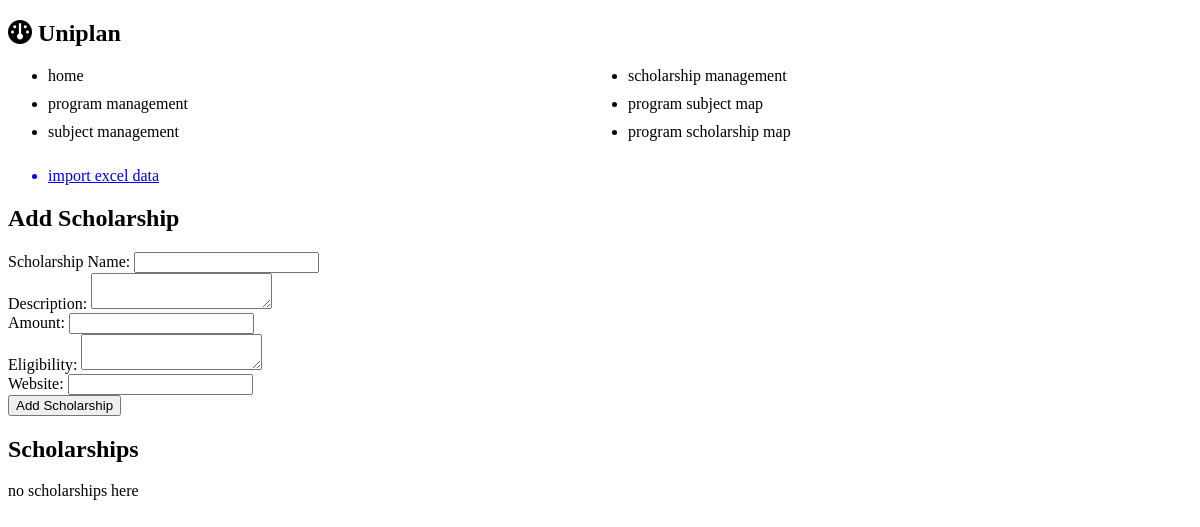
/scholarships, run on an earlier commit of the app's database.
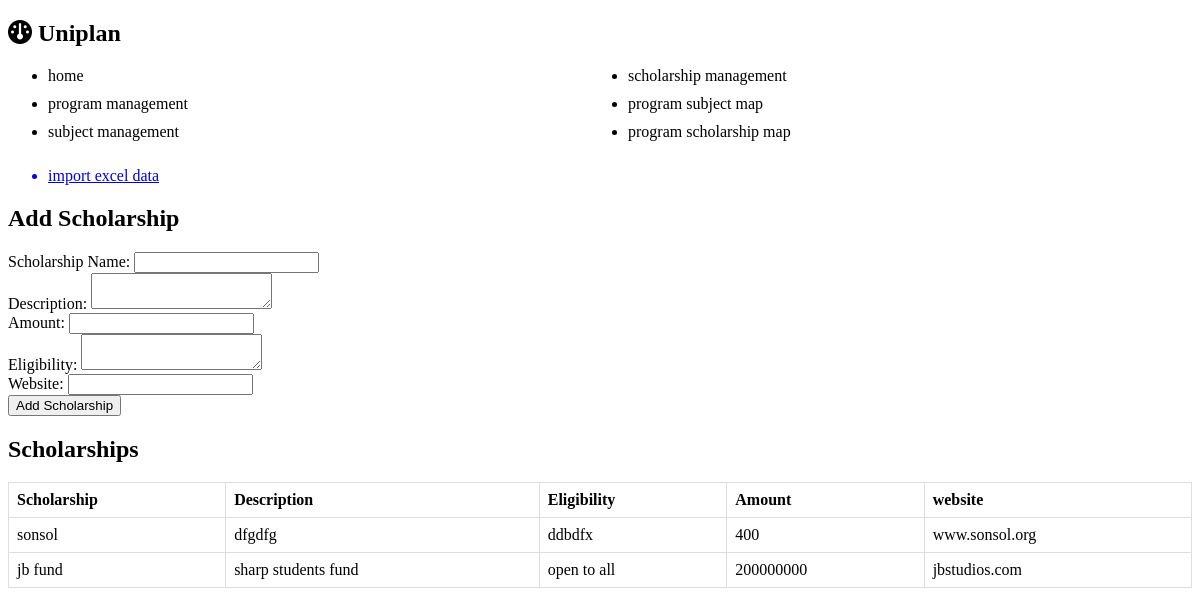
And on a later commit of the database.
### uniplan/models.py (models this page shows)
class Scholarship(db.Model):
    __tablename__ = 'scholarship'
    scholarship_id = db.Column(db.Integer, primary_key=True, autoincrement=True, unique=True)
    scholarship_name = db.Column(db.Text, nullable=False)
    description = db.Column(db.Text)
    amount = db.Column(db.Integer)
    eligibility = db.Column(db.Text)
    website = db.Column(db.Text)

### uniplan/routes.py (the view, shortened to what this page needs)
@app.route('/scholarships', methods=['GET', 'POST'])
def scholarships():
    scholarship_list = Scholarship.query.all()
    form = ScholarshipForm()
    return render_template('scholarships.html', form=form, scholarships=scholarship_list)

### uniplan/forms.py
class ScholarshipForm(FlaskForm):
    scholarship_name = StringField('Scholarship Name', validators=[DataRequired()])
    description = TextAreaField('Description', validators=[Optional()])
    amount = IntegerField('Amount', validators=[Optional()])
    eligibility = TextAreaField('Eligibility', validators=[Optional()])
    website = StringField('Website', validators=[Optional()])

### uniplan/templates/scholarships.html (shortened to what this page needs)
{% extends 'base.html' %}
{% block content %}
<ul><a href="#"><li>import excel data</li></a></ul>
<div class="container">
    <div class="row">
        <div class="col-md-6">
            <h2>Add Scholarship</h2>
            <form method="post" action="{{ url_for('scholarships') }}">
                <div class="form-group">
                    <label for="scholarship_name">Scholarship Name:</label>
                    {{ form.scholarship_name(class="form-control") }}
                </div>
                <div class="form-group">
                    <label for="description">Description:</label>
                    {{ form.description(class="form-control") }}
                </div>
                <div class="form-group">
                    <label for="amount">Amount:</label>
                    {{ form.amount(class="form-control") }}
                </div>
                <div class="form-group">
                    <label for="eligibility">Eligibility:</label>
                    {{ form.eligibility(class="form-control") }}
                </div>
                <div class="form-group">
                    <label for="website">Website:</label>
                    {{ form.website(class="form-control") }}
                </div>
                <button type="submit" class="btn btn-primary">Add Scholarship</button>
            </form>
        </div>
    </div>
    <div class="row">
        <h2>Scholarships</h2>
        {%if scholarships %}
        <table>
            <thead>
            <tr>
                <th>Scholarship</th>
                <th>Description</th>
                <th>Eligibility</th>
                <th>Amount</th>
                <th>website</th>
            </tr>
            </thead>
            <tbody>
            {%for scholarship in scholarships%}
            <tr>
                <td>{{scholarship.scholarship_name}}</td>
                <td>{{scholarship.description}}</td>
                <td>{{scholarship.eligibility}}</td>
                <td>{{scholarship.amount}}</td>
                <td>{{scholarship.website}}</td>
            </tr>
            {%endfor%}
            {%else%}
            <p>no scholarships here</p>
            {%endif%}
            </tbody>
        </table>
    </div>
</div>
{% endblock %}

### uniplan/templates/base.html (shortened to what this page needs)
<!DOCTYPE html>
<html lang="en">
<head>
    <link rel="stylesheet" href="{{ url_for('static', filename='css/main.css') }}">
    <link rel="stylesheet" href="https://cdnjs.cloudflare.com/ajax/libs/font-awesome/6.2.0/css/all.min.css">
</head>
<body>
<div class="dashboard-container">
    <nav class="navigation">
        <h1><a href='{{url_for('index')}}'><i class="fa-solid fa-dashboard"></i> Uni<strong>plan</strong></a></h1>
        <ul>
            <li><a href ='{{url_for('index')}}'>home</a></li>
            <li><a href ='{{url_for('manage_programs')}}'>program management</a></li>
            <li><a href ='{{url_for('manage_sub')}}'>subject management</a></li>
            <li><a href ='{{url_for('scholarships')}}'>scholarship management</a></li>
            <li><a href ='{{url_for('manage_prog_sub')}}'>program subject map</a></li>
            <li><a href ='{{url_for('prog_scholar')}}'>program scholarship map</a></li>
        </ul>
    </nav>
    <main class="content-area">
    {%block content%}
        {%endblock%}
    </main>
</div>
</body>
</html>

### uniplan/static/css/main.css (style rules this page uses)
table { border-collapse: collapse; width: 100%; }
th, td { border: 1px solid #dddddd; text-align: left; padding: 8px; }
.navigation { list-style: none; padding: 0; }
.navigation h1 a { text-decoration: none; color: inherit; }
.navigation ul { column-count: 2; }
.navigation ul li { margin-bottom: 10px; }
.navigation ul li a { text-decoration: none; color: inherit; display: block; }

What changed in the data, as far as the page shows it:
added Scholarship: scholarship_name "sonsol", description "dfgdfg", eligibility "ddbdfx", amount "400", website "www.sonsol.org"
added Scholarship: scholarship_name "jb fund", description "sharp students fund", eligibility "open to all", amount "200000000", website "jbstudios.com"
Also different on the page:
text no longer shown: "no scholarships here"
text now shown: "Scholarship Description Eligibility Amount website"
